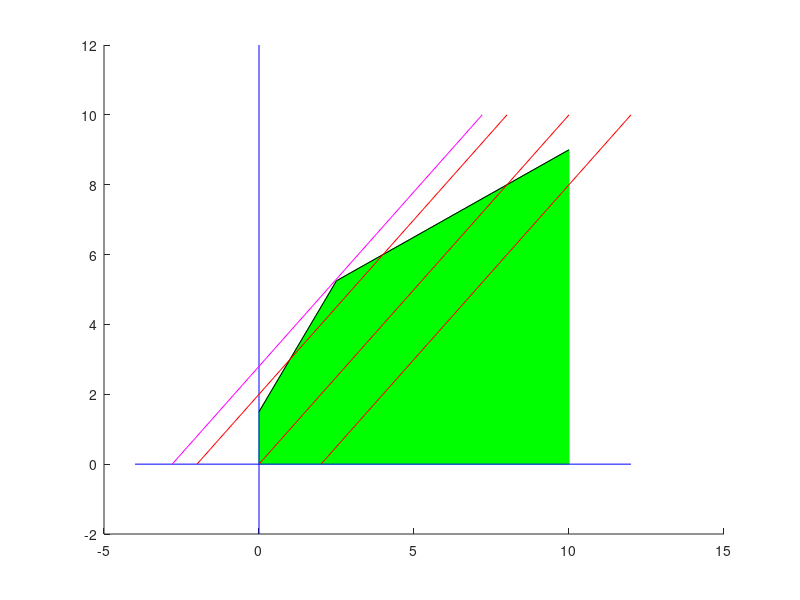

Recreate this plot in MATLAB.
% 例程 3.10  约束无界但存在唯一解的案例
%  绘制二维可行解集与目标函数
%  单顶点最优解
%  直线方程：ax + by  = c
a1 = -3;
b1 = 2;
c1 = 3;
a2 = -1;
b2 = 2;
c2 = 8;
%  约束条件的角点坐标
X1 = c1/a1;
Y1 = c1/b1;
X2 = c2/a2;
Y2 = c2/b2;
%  计算两条约束直线的交点
aux1 = (Y2 - Y1);
aux2 = (Y2 *X1) - (Y1*X2);
xi = (X1*X2*aux1)/aux2;
yi = Y1 - ((Y1*xi)/X1);
%  最右侧点（在第二条约束直线上）
xr = 4* xi;
yr = (c2 - (a2*xr))/b2;
figure(1)
%  绘制可行解集（无界区域）
patch([0, 0, xi, xr, xr], [0, Y1, yi, yr, 0], 'g', 'EdgeColor', 'g');
hold on;
%  绘制坐标轴
plot([-4, 12], [0, 0], 'b');
plot([0, 0], [-2, 12], 'b');
%   绘制约束直线
plot ([0, xi], [Y1, yi], 'k');
plot ([xi, xr], [yi, yr], 'k ');
%  绘制目标函数值对应的直线段
%  目标函数：x + y = z;
a = -1;
b = 1;
%  目标函数直线段的端点坐标
z = -2;
X1 = z/a;
xr1 = X1 + 10;
yr1 = z - (a*xr1);
z = 0;
X2 = z/a;
xr2 = X2 + 10;
yr2 = z - (a*xr2);
z = 2;
X3 = z/a;
xr3 = X3 + 10;
yr3 = z - (a*xr3);
z = 2.8;
X4 = z/a;
xr4 = X4 + 10;
yr4 = z - (a*xr4);
plot([X1, xr1], [0, yr1], 'r');
plot([X2, xr2], [0, yr2], 'r');
plot([X3, xr3], [0, yr3], 'r');
plot([X4, xr4], [0, yr4], 'm');
